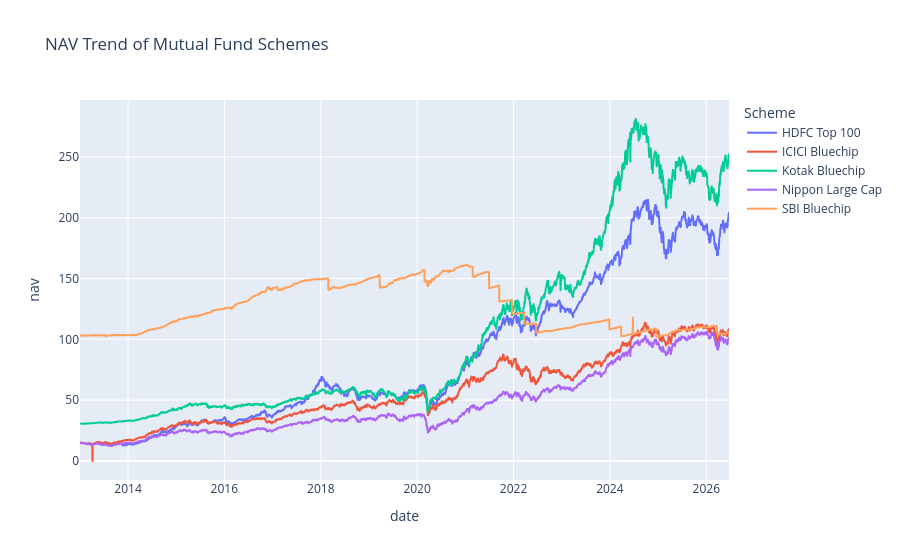

This figure's notebook cell:
### Code cell
import plotly.express as px

fig = px.line(
    all_nav,
    x="date",
    y="nav",
    color="Scheme",
    title="NAV Trend of Mutual Fund Schemes"
)

fig.show()

### Figure 1 — Plotly figure (JSON) as saved in the notebook; plotly's stock layout.template omitted (floating-point values rounded to 4 significant figures; data arrays with more than 128 entries replaced by an {"elided": "..."} marker saying what was removed)
{"data": [{"hovertemplate": "Scheme=HDFC Top 100<br>date=%{x}<br>nav=%{y}<extra></extra>", "legendgroup": "HDFC Top 100", "line": {"color": "#636efa", "dash": "solid"}, "marker": {"symbol": "circle"}, "mode": "lines", "name": "HDFC Top 100", "showlegend": true, "type": "scattergl", "x": {"elided": "3106 str values"}, "xaxis": "x", "y": {"elided": "3106 float values"}, "yaxis": "y"}, {"hovertemplate": "Scheme=ICICI Bluechip<br>date=%{x}<br>nav=%{y}<extra></extra>", "legendgroup": "ICICI Bluechip", "line": {"color": "#EF553B", "dash": "solid"}, "marker": {"symbol": "circle"}, "mode": "lines", "name": "ICICI Bluechip", "showlegend": true, "type": "scattergl", "x": {"elided": "3322 str values"}, "xaxis": "x", "y": {"elided": "3322 float values"}, "yaxis": "y"}, {"hovertemplate": "Scheme=Kotak Bluechip<br>date=%{x}<br>nav=%{y}<extra></extra>", "legendgroup": "Kotak Bluechip", "line": {"color": "#00cc96", "dash": "solid"}, "marker": {"symbol": "circle"}, "mode": "lines", "name": "Kotak Bluechip", "showlegend": true, "type": "scattergl", "x": {"elided": "3316 str values"}, "xaxis": "x", "y": {"elided": "3316 float values"}, "yaxis": "y"}, {"hovertemplate": "Scheme=Nippon Large Cap<br>date=%{x}<br>nav=%{y}<extra></extra>", "legendgroup": "Nippon Large Cap", "line": {"color": "#ab63fa", "dash": "solid"}, "marker": {"symbol": "circle"}, "mode": "lines", "name": "Nippon Large Cap", "showlegend": true, "type": "scattergl", "x": {"elided": "3313 str values"}, "xaxis": "x", "y": {"elided": "3313 float values"}, "yaxis": "y"}, {"hovertemplate": "Scheme=SBI Bluechip<br>date=%{x}<br>nav=%{y}<extra></extra>", "legendgroup": "SBI Bluechip", "line": {"color": "#FFA15A", "dash": "solid"}, "marker": {"symbol": "circle"}, "mode": "lines", "name": "SBI Bluechip", "showlegend": true, "type": "scattergl", "x": {"elided": "3251 str values"}, "xaxis": "x", "y": {"elided": "3251 float values"}, "yaxis": "y"}], "layout": {"legend": {"title": {"text": "Scheme"}, "tracegroupgap": 0}, "title": {"text": "NAV Trend of Mutual Fund Schemes"}, "xaxis": {"anchor": "y", "domain": [0, 1], "title": {"text": "date"}}, "yaxis": {"anchor": "x", "domain": [0, 1], "title": {"text": "nav"}}}}
